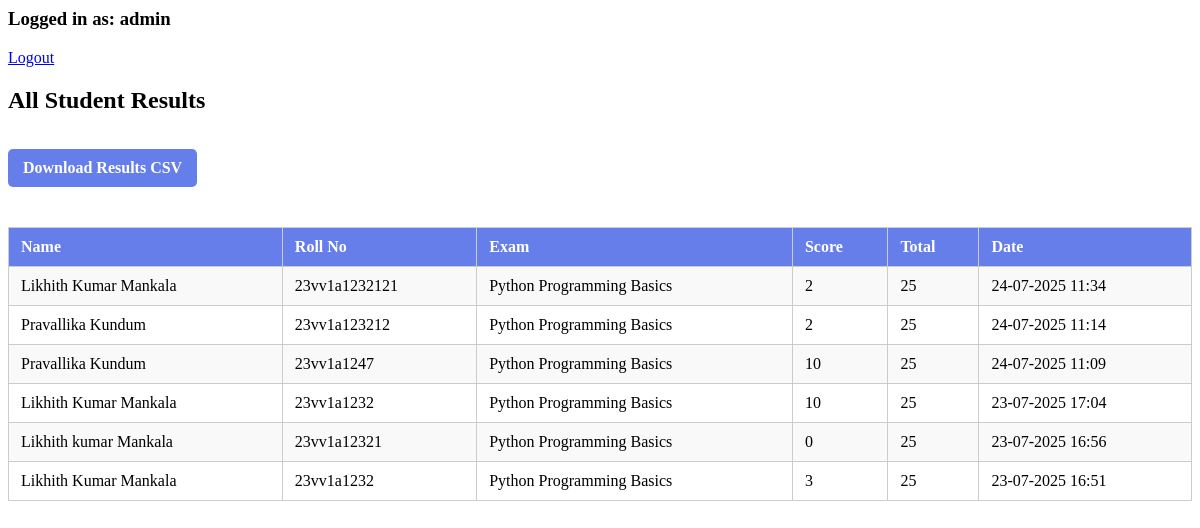
The app's page /admin/dashboard (signed in) with its own data.
### app.py (models this page shows)
class ExamResult(db.Model):
    id = db.Column(db.Integer, primary_key=True)
    user_id = db.Column(db.Integer, db.ForeignKey('user.id'), nullable=False)
    exam_id = db.Column(db.Integer, db.ForeignKey('exam.id'), nullable=False)
    score = db.Column(db.Integer, nullable=False)
    total_marks = db.Column(db.Integer, nullable=False)
    time_taken = db.Column(db.Integer)
    completed_at = db.Column(db.DateTime, default=datetime.utcnow)
    answers = db.Column(db.Text)

class User(db.Model):
    id = db.Column(db.Integer, primary_key=True)
    name = db.Column(db.String(100), nullable=False)
    roll_no = db.Column(db.String(20), unique=True, nullable=False)
    email = db.Column(db.String(120), unique=True, nullable=False)
    phone_number = db.Column(db.String(15), nullable=False)
    address = db.Column(db.Text, nullable=False)
    branch = db.Column(db.String(50), nullable=False)
    gender = db.Column(db.String(10), nullable=False)
    password_hash = db.Column(db.String(120), nullable=False)
    profile_pic = db.Column(db.String(120), default='default.jpg')
    created_at = db.Column(db.DateTime, default=datetime.utcnow)

class Exam(db.Model):
    id = db.Column(db.Integer, primary_key=True)
    title = db.Column(db.String(200), nullable=False)
    description = db.Column(db.Text)
    duration_minutes = db.Column(db.Integer, default=60)
    total_marks = db.Column(db.Integer, default=100)
    created_at = db.Column(db.DateTime, default=datetime.utcnow)
    is_active = db.Column(db.Boolean, default=True)

### app.py (the view)
@app.route('/admin/dashboard')
def admin_dashboard():
    if not is_admin_logged_in():
        return redirect(url_for('admin_login'))
    results = db.session.query(ExamResult, User, Exam)\
        .join(User, ExamResult.user_id == User.id)\
        .join(Exam, ExamResult.exam_id == Exam.id)\
        .order_by(ExamResult.completed_at.desc()).all()
    return render_template('admin_dashboard.html', results=results)

### app.py (called while the page is built)
def is_admin_logged_in():
    return 'admin' in session

### templates/admin_dashboard.html (shortened to what this page needs)
<h3>Logged in as: {{ session['admin'] }}</h3>
<a href="{{ url_for('admin_logout') }}">Logout</a>
<h2>All Student Results</h2>
<a href="{{ url_for('download_results_csv') }}" class="btn-download">Download Results CSV</a>
<table>
    <tr>
        <th>Name</th><th>Roll No</th><th>Exam</th><th>Score</th><th>Total</th><th>Date</th>
    </tr>
    {% for result, user, exam in results %}
    <tr>
        <td>{{ user.name }}</td>
        <td>{{ user.roll_no }}</td>
        <td>{{ exam.title }}</td>
        <td>{{ result.score }}</td>
        <td>{{ result.total_marks }}</td>
        <td>{{ result.completed_at.strftime('%d-%m-%Y %H:%M') }}</td>
    </tr>
    {% endfor %}
</table>

### templates/admin_dashboard.html (style rules this page uses)
.btn-download { display: inline-block; margin: 15px 0 30px 0; padding: 10px 15px; background: #667eea; color: white; text-decoration: none; border-radius: 5px; font-weight: bold; transition: background 0.3s ease; }
table { width: 100%; border-collapse: collapse; margin-top: 10px; }
th, td { padding: 10px 12px; border: 1px solid #ccc; text-align: left; }
th { background-color: #667eea; color: white; }
tr:nth-child(even) { background-color: #f9f9f9; }

### records on screen
ExamResult: name "Likhith Kumar Mankala", roll_no "23vv1a1232121", title "Python Programming Basics", score "2", total_marks "25", completed_at "24-07-2025 11:34"
ExamResult: name "Pravallika Kundum", roll_no "23vv1a123212", title "Python Programming Basics", score "2", total_marks "25", completed_at "24-07-2025 11:14"
ExamResult: name "Pravallika Kundum", roll_no "23vv1a1247", title "Python Programming Basics", score "10", total_marks "25", completed_at "24-07-2025 11:09"
ExamResult: name "Likhith Kumar Mankala", roll_no "23vv1a1232", title "Python Programming Basics", score "10", total_marks "25", completed_at "23-07-2025 17:04"
ExamResult: name "Likhith kumar Mankala", roll_no "23vv1a12321", title "Python Programming Basics", score "0", total_marks "25", completed_at "23-07-2025 16:56"
ExamResult: name "Likhith Kumar Mankala", roll_no "23vv1a1232", title "Python Programming Basics", score "3", total_marks "25", completed_at "23-07-2025 16:51"

### other values on screen
{{ session['admin'] }} "admin"
